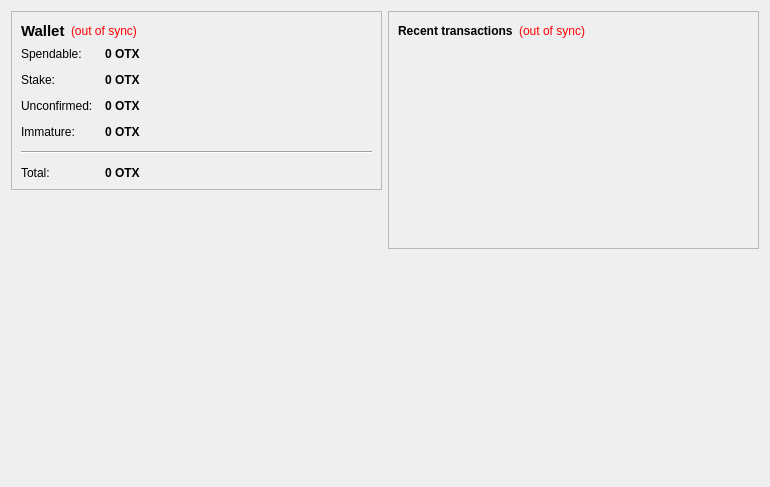
<?xml version="1.0" encoding="UTF-8"?>
<ui version="4.0">
 <class>OverviewPage</class>
 <widget class="QWidget" name="OverviewPage">
  <property name="geometry">
   <rect>
    <x>0</x>
    <y>0</y>
    <width>770</width>
    <height>487</height>
   </rect>
  </property>
  <property name="windowTitle">
   <string>Form</string>
  </property>
  <layout class="QHBoxLayout" name="horizontalLayout" stretch="1,1">
   <item>
    <layout class="QVBoxLayout" name="verticalLayout_2">
     <item>
      <widget class="QFrame" name="frame">
       <property name="frameShape">
        <enum>QFrame::StyledPanel</enum>
       </property>
       <property name="frameShadow">
        <enum>QFrame::Raised</enum>
       </property>
       <layout class="QVBoxLayout" name="verticalLayout_4">
        <item>
         <layout class="QHBoxLayout" name="horizontalLayout_4">
          <item>
           <widget class="QLabel" name="label_5">
            <property name="font">
             <font>
              <pointsize>11</pointsize>
              <weight>75</weight>
              <bold>true</bold>
             </font>
            </property>
            <property name="text">
             <string>Wallet</string>
            </property>
           </widget>
          </item>
          <item>
           <widget class="QLabel" name="labelWalletStatus">
            <property name="toolTip">
             <string>The displayed information may be out of date. Your wallet automatically synchronizes with the Octanox network after a connection is established, but this process has not completed yet.</string>
            </property>
            <property name="styleSheet">
             <string notr="true">QLabel { color: red; }</string>
            </property>
            <property name="text">
             <string notr="true">(out of sync)</string>
            </property>
            <property name="alignment">
             <set>Qt::AlignLeading|Qt::AlignLeft|Qt::AlignVCenter</set>
            </property>
           </widget>
          </item>
          <item>
           <spacer name="horizontalSpacer_2">
            <property name="orientation">
             <enum>Qt::Horizontal</enum>
            </property>
            <property name="sizeHint" stdset="0">
             <size>
              <width>40</width>
              <height>20</height>
             </size>
            </property>
           </spacer>
          </item>
         </layout>
        </item>
        <item>
         <layout class="QFormLayout" name="formLayout_2">
          <property name="fieldGrowthPolicy">
           <enum>QFormLayout::AllNonFixedFieldsGrow</enum>
          </property>
          <property name="horizontalSpacing">
           <number>12</number>
          </property>
          <property name="verticalSpacing">
           <number>12</number>
          </property>
          <item row="0" column="0">
           <widget class="QLabel" name="label">
            <property name="text">
             <string>Spendable:</string>
            </property>
           </widget>
          </item>
          <item row="0" column="1">
           <widget class="QLabel" name="labelBalance">
            <property name="font">
             <font>
              <weight>75</weight>
              <bold>true</bold>
             </font>
            </property>
            <property name="cursor">
             <cursorShape>IBeamCursor</cursorShape>
            </property>
            <property name="toolTip">
             <string>Your current spendable balance</string>
            </property>
            <property name="text">
             <string notr="true">0 OTX</string>
            </property>
            <property name="textInteractionFlags">
             <set>Qt::LinksAccessibleByMouse|Qt::TextSelectableByKeyboard|Qt::TextSelectableByMouse</set>
            </property>
           </widget>
          </item>
          <item row="1" column="0">
           <widget class="QLabel" name="label_6">
            <property name="text">
             <string>Stake:</string>
            </property>
           </widget>
          </item>
          <item row="1" column="1">
           <widget class="QLabel" name="labelStake">
            <property name="font">
             <font>
              <weight>75</weight>
              <bold>true</bold>
             </font>
            </property>
            <property name="cursor">
             <cursorShape>IBeamCursor</cursorShape>
            </property>
            <property name="toolTip">
             <string>Total of coins that was staked, and do not yet count toward the current balance</string>
            </property>
            <property name="text">
             <string notr="true">0 OTX</string>
            </property>
            <property name="textInteractionFlags">
             <set>Qt::LinksAccessibleByMouse|Qt::TextSelectableByKeyboard|Qt::TextSelectableByMouse</set>
            </property>
           </widget>
          </item>
          <item row="2" column="0">
           <widget class="QLabel" name="label_3">
            <property name="text">
             <string>Unconfirmed:</string>
            </property>
           </widget>
          </item>
          <item row="2" column="1">
           <widget class="QLabel" name="labelUnconfirmed">
            <property name="font">
             <font>
              <weight>75</weight>
              <bold>true</bold>
             </font>
            </property>
            <property name="cursor">
             <cursorShape>IBeamCursor</cursorShape>
            </property>
            <property name="toolTip">
             <string>Total of transactions that have yet to be confirmed, and do not yet count toward the current balance</string>
            </property>
            <property name="text">
             <string notr="true">0 OTX</string>
            </property>
            <property name="textInteractionFlags">
             <set>Qt::LinksAccessibleByMouse|Qt::TextSelectableByKeyboard|Qt::TextSelectableByMouse</set>
            </property>
           </widget>
          </item>
          <item row="3" column="0">
           <widget class="QLabel" name="labelImmatureText">
            <property name="text">
             <string>Immature:</string>
            </property>
           </widget>
          </item>
          <item row="3" column="1">
           <widget class="QLabel" name="labelImmature">
            <property name="font">
             <font>
              <weight>75</weight>
              <bold>true</bold>
             </font>
            </property>
            <property name="toolTip">
             <string>Mined balance that has not yet matured</string>
            </property>
            <property name="text">
             <string notr="true">0 OTX</string>
            </property>
            <property name="textInteractionFlags">
             <set>Qt::LinksAccessibleByMouse|Qt::TextSelectableByKeyboard|Qt::TextSelectableByMouse</set>
            </property>
           </widget>
          </item>
          <item row="4" column="0" colspan="2">
           <widget class="Line" name="line">
            <property name="orientation">
             <enum>Qt::Horizontal</enum>
            </property>
           </widget>
          </item>
          <item row="5" column="0">
           <widget class="QLabel" name="labelTotalText">
            <property name="text">
             <string>Total:</string>
            </property>
           </widget>
          </item>
          <item row="5" column="1">
           <widget class="QLabel" name="labelTotal">
            <property name="font">
             <font>
              <weight>75</weight>
              <bold>true</bold>
             </font>
            </property>
            <property name="cursor">
             <cursorShape>IBeamCursor</cursorShape>
            </property>
            <property name="toolTip">
             <string>Your current total balance</string>
            </property>
            <property name="text">
             <string notr="true">0 OTX</string>
            </property>
            <property name="textInteractionFlags">
             <set>Qt::LinksAccessibleByMouse|Qt::TextSelectableByKeyboard|Qt::TextSelectableByMouse</set>
            </property>
           </widget>
          </item>
         </layout>
        </item>
       </layout>
      </widget>
     </item>
     <item>
      <spacer name="verticalSpacer">
       <property name="orientation">
        <enum>Qt::Vertical</enum>
       </property>
       <property name="sizeHint" stdset="0">
        <size>
         <width>20</width>
         <height>50</height>
        </size>
       </property>
      </spacer>
     </item>
     <item>
      <widget class="QLabel" name="label_2">
       <property name="maximumSize">
        <size>
         <width>0</width>
         <height>0</height>
        </size>
       </property>
       <property name="autoFillBackground">
        <bool>true</bool>
       </property>
       <property name="text">
        <string/>
       </property>
       <property name="pixmap">
        <pixmap>:/icons/drmbg</pixmap>
       </property>
       <property name="scaledContents">
        <bool>false</bool>
       </property>
       <property name="margin">
        <number>0</number>
       </property>
      </widget>
     </item>
    </layout>
   </item>
   <item>
    <layout class="QVBoxLayout" name="verticalLayout_3">
     <item>
      <widget class="QFrame" name="frame_2">
       <property name="frameShape">
        <enum>QFrame::StyledPanel</enum>
       </property>
       <property name="frameShadow">
        <enum>QFrame::Raised</enum>
       </property>
       <layout class="QVBoxLayout" name="verticalLayout">
        <item>
         <layout class="QHBoxLayout" name="horizontalLayout_2">
          <item>
           <widget class="QLabel" name="label_4">
            <property name="text">
             <string>&lt;b&gt;Recent transactions&lt;/b&gt;</string>
            </property>
           </widget>
          </item>
          <item>
           <widget class="QLabel" name="labelTransactionsStatus">
            <property name="toolTip">
             <string>The displayed information may be out of date. Your wallet automatically synchronizes with the Octanox network after a connection is established, but this process has not completed yet.</string>
            </property>
            <property name="styleSheet">
             <string notr="true">QLabel { color: red; }</string>
            </property>
            <property name="text">
             <string notr="true">(out of sync)</string>
            </property>
            <property name="alignment">
             <set>Qt::AlignRight|Qt::AlignTrailing|Qt::AlignVCenter</set>
            </property>
           </widget>
          </item>
          <item>
           <spacer name="horizontalSpacer">
            <property name="orientation">
             <enum>Qt::Horizontal</enum>
            </property>
            <property name="sizeHint" stdset="0">
             <size>
              <width>40</width>
              <height>20</height>
             </size>
            </property>
           </spacer>
          </item>
         </layout>
        </item>
        <item>
         <widget class="QListView" name="listTransactions">
          <property name="styleSheet">
           <string notr="true">QListView { background: transparent; }</string>
          </property>
          <property name="frameShape">
           <enum>QFrame::NoFrame</enum>
          </property>
          <property name="verticalScrollBarPolicy">
           <enum>Qt::ScrollBarAlwaysOff</enum>
          </property>
          <property name="horizontalScrollBarPolicy">
           <enum>Qt::ScrollBarAlwaysOff</enum>
          </property>
          <property name="selectionMode">
           <enum>QAbstractItemView::NoSelection</enum>
          </property>
         </widget>
        </item>
       </layout>
      </widget>
     </item>
     <item>
      <spacer name="verticalSpacer_2">
       <property name="orientation">
        <enum>Qt::Vertical</enum>
       </property>
       <property name="sizeHint" stdset="0">
        <size>
         <width>20</width>
         <height>40</height>
        </size>
       </property>
      </spacer>
     </item>
    </layout>
   </item>
  </layout>
 </widget>
 <resources>
  <include location="../bitcoin.qrc"/>
 </resources>
 <connections/>
</ui>
